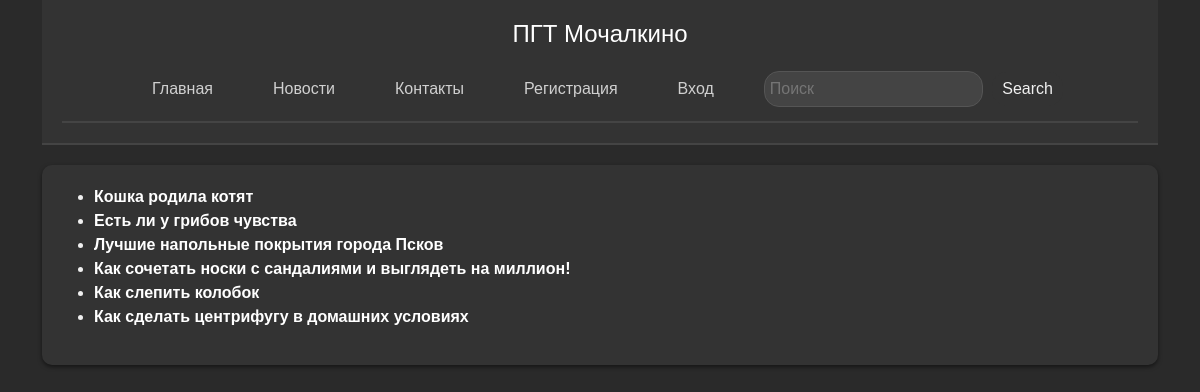
The app's page /news/search/ with its own data.
### news/models.py (models this page shows, shortened)
class Articles(models.Model):
    title = models.CharField('Название', max_length=500)
    summary = models.CharField('Саммари', max_length=500)
    full_text = models.TextField('Статья')
    date = models.DateTimeField(default=timezone.now)
    author = models.ForeignKey(User, on_delete=models.CASCADE, default=None)
    banner = models.ImageField(upload_to='media/', default=None, blank=True, null=True)
    class Meta:
        verbose_name = 'Новость'
        verbose_name_plural = 'Новости'

### news/views.py (the view)
# urls.py: path('search/', NewsSearchView.as_view(), name='search'),
class NewsSearchView(ListView):
    model = Articles
    template_name = 'news/search.html'
    context_object_name = 'articles'
    form_class = SearchForm
    def get_queryset(self):
        queryset = super().get_queryset()
        query = self.request.GET.get('query')
        if query:
            queryset = queryset.filter(title__icontains=query)
        return queryset
    def get_context_data(self, **kwargs):
        context = super().get_context_data(**kwargs)
        context['search_form'] = SearchForm(self.request.GET)
        return context

### news/forms.py
class SearchForm(forms.Form):
    query = forms.CharField(label='Search', max_length=100)

### news/templates/news/search.html (shortened to what this page needs)
{% extends "main/base.html" %}
{% load static %}
{% block container %}
    <div id="page" class="container">
        <div class="info-block">
<ul>
    {% for articles in articles %}
        <li><a style="color: white; text-align:center;text-decoration: none; font-weight: 800; padding-bottom: 20px;" href="{% url 'news_detail' articles.id %}">{{ articles.title }}</a></li>
    {% empty %}
        <li>No articles found.</li>
    {% endfor %}
</ul>
        </div>
                </div>
{% endblock container %}

### main/static/main/css/main.css (style rules this page uses)
html, body { height: 100%; }
body { font-family: Arial, sans-serif; background-color: #2a2a2a; color: #f0f0f0; margin: 0; padding: 0; }
.info-block { background-color: #333333; border-radius: 10px; box-shadow: 0 2px 4px rgba(0, 0, 0, 0.5); padding: 20px; margin-top: 20px; box-sizing: border-box; }
.info-block a { color: #1e90ff; text-decoration: none; }

### records on screen
Articles: title "Кошка родила котят"
Articles: title "Есть ли у грибов чувства"
Articles: title "Лучшие напольные покрытия города Псков"
Articles: title "Как сочетать носки с сандалиями и выглядеть на миллион!"
Articles: title "Как слепить колобок"
Articles: title "Как сделать центрифугу в домашних условиях"
